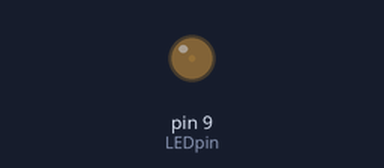
This sketch was run on a simulated Arduino Uno, built with avr-gcc and run on an emulated ATmega328P. Parts: output pins drawn as LEDs (lit = HIGH).

Above: at 0.05 s.
At 1.55 s:
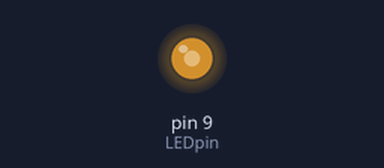
At 2.8 s:
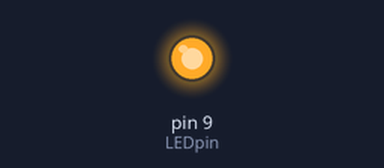
At 5.6 s:
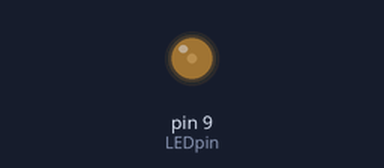
Timing chart, 0 to 9.3 s (numbered marks = the images above):
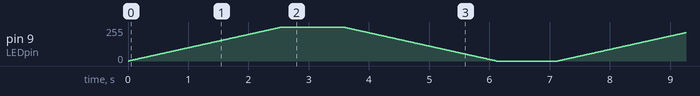

The sketch:

sketch_feb08c_pwm.ino
```cpp
int LEDpin = 9;

void setup() {
  pinMode( LEDpin, OUTPUT );
}

void loop() {
  for( int i = 0; i <= 255; i++ )
  {
    analogWrite( LEDpin, i);
    delay(10);
  }
  delay(1000);
  for( int i = 255; i >= 0; i-- )
  {
    analogWrite( LEDpin, i);
    delay(10);
  }
  delay(1000);

}
```
